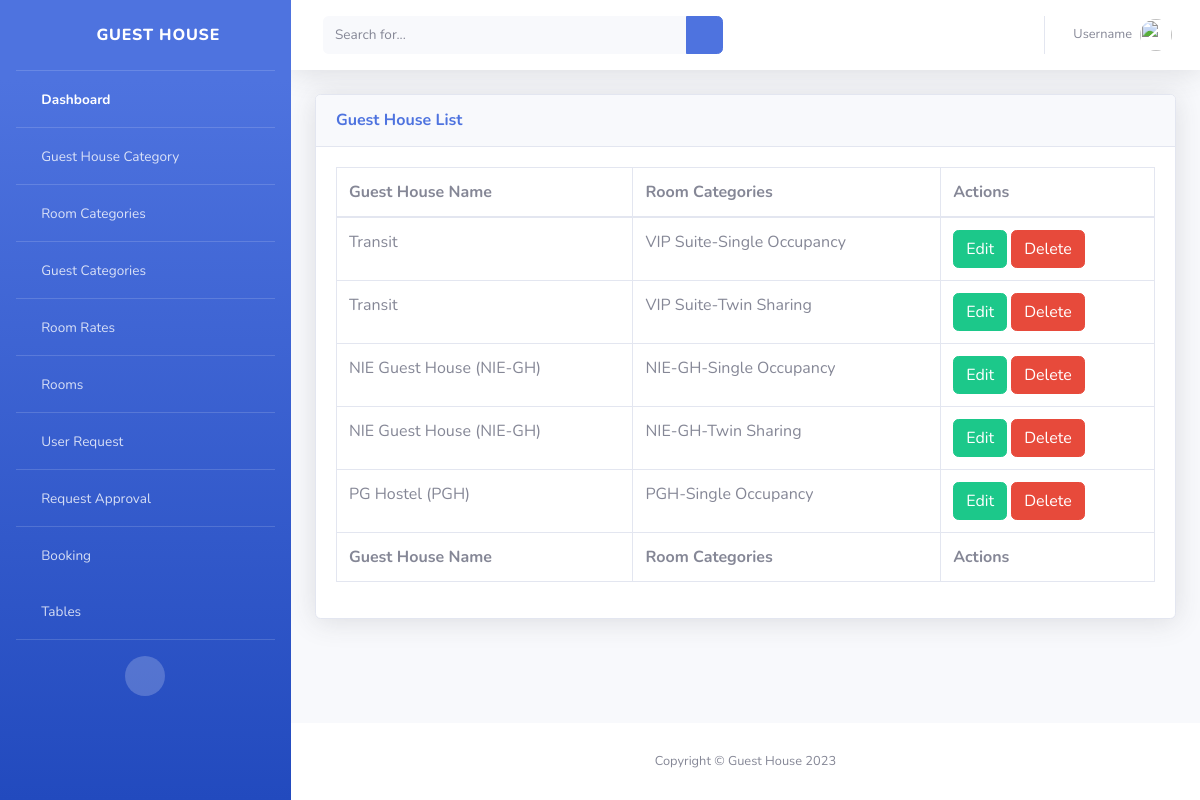
The app's page /employee/viewroomcategories with its own data.
### gkapp/models.py (models this page shows, shortened)
class RoomCategories(models.Model):
    guesthouse_name = models.ForeignKey(GuestHouses, on_delete=models.CASCADE)
    room_cat = models.CharField(max_length=100, unique=True)

class GuestHouses(models.Model):
    name = models.CharField(max_length=50)
    def __str__(self):
        return self.name

### gkapp/views.py (the view)
# urls.py: path('employee/viewroomcategories', views.viewroomcategories, name="viewroomcategories"),
def viewroomcategories(request):
    roomcategories = RoomCategories.objects.all()
    return render(request,"employee/viewroomcategories.html",{'roomcategories':roomcategories})

### gkapp/templates/employee/viewroomcategories.html
{% extends "staffbase.html" %}
{% load static %}
{% load widget_tweaks %}
{% block content %}
   <div class="container-fluid">
                    <div class="card shadow mb-4">
                        <div class="card-header py-3">
                            <h6 class="m-0 font-weight-bold text-primary">Guest House List</h6>
                        </div>
                        <div class="card-body">
                            <div class="table-responsive">
                                <table class="table table-bordered" id="dataTable" width="100%" cellspacing="0">
                                    <thead>
                                        <tr>
                                            <th>Guest House Name</th>
                                            <th>Room Categories</th>
                                             <th>Actions</th>
                                        </tr>
                                    </thead>
                                    <tfoot>
                                        <tr>
                                            <th>Guest House Name</th>
                                            <th>Room Categories</th>
                                             <th>Actions</th>
                                        </tr>
                                    </tfoot>
                                    <tbody>
{% for roomcategories in roomcategories %}
    <tr>
        <td>{{ roomcategories.guesthouse_name }}</td>
        <td>{{ roomcategories.room_cat }}</td>
        <td>
            <a class="btn btn-success" href="#"><span class="glyphicon glyphicon-pencil" >Edit</span></a>
            <a  class="btn btn-danger" href="#">Delete</a>
        </td>
    </tr>
{% endfor %}
                                    </tbody>
                                </table>
                            </div>
                        </div>
                    </div>
                </div>
{% endblock content %}

### records on screen
RoomCategories: guesthouse_name "Transit", room_cat "VIP Suite-Single Occupancy"
RoomCategories: guesthouse_name "Transit", room_cat "VIP Suite-Twin Sharing"
RoomCategories: guesthouse_name "NIE Guest House (NIE-GH)", room_cat "NIE-GH-Single Occupancy"
RoomCategories: guesthouse_name "NIE Guest House (NIE-GH)", room_cat "NIE-GH-Twin Sharing"
RoomCategories: guesthouse_name "PG Hostel (PGH)", room_cat "PGH-Single Occupancy"
